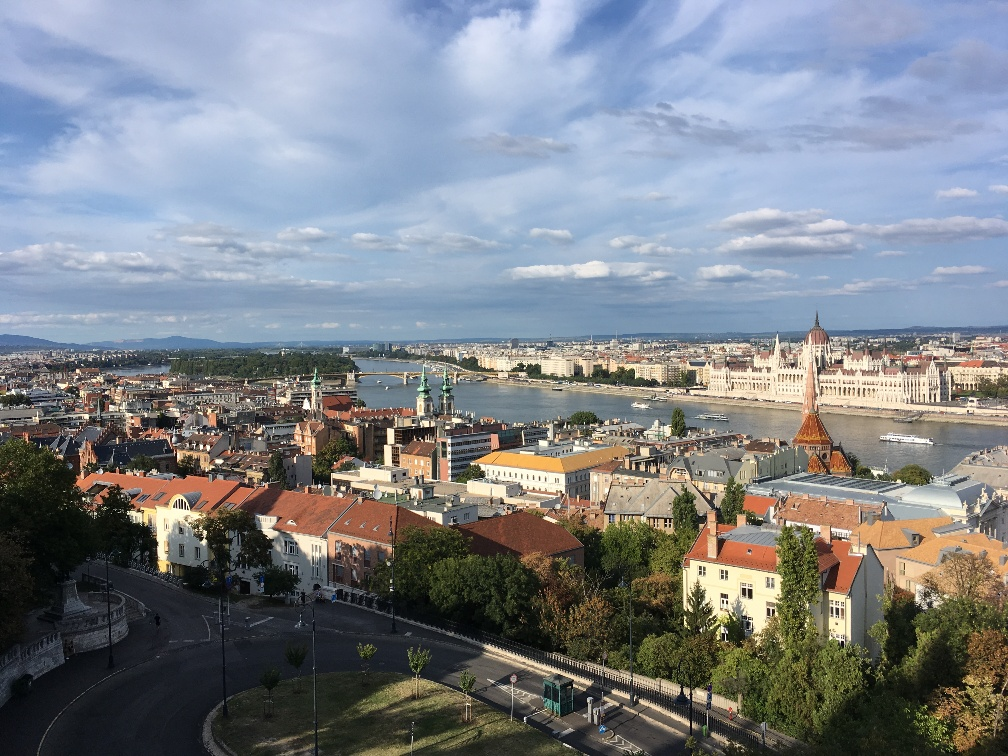
#> input picture MP3/Q1/stitch/left.jpg, 1008 x 756 px
$ jupyter execute Q1_starter.ipynb
#> lines starting #> are read from the running program, lines starting #| are printed output that depends on the picture; after the words box and inside, x2 and y2 are one past the last pixel; in counts of white or black regions, pixels touching at a corner belong together; long printed decimals are rounded
#> in imread, returned value is the input picture: shape (756, 1008, 3); mean R, G, B 125.8, 130.7, 137.1
#> call 2 of imread, with fname = './stitch/right.jpg'
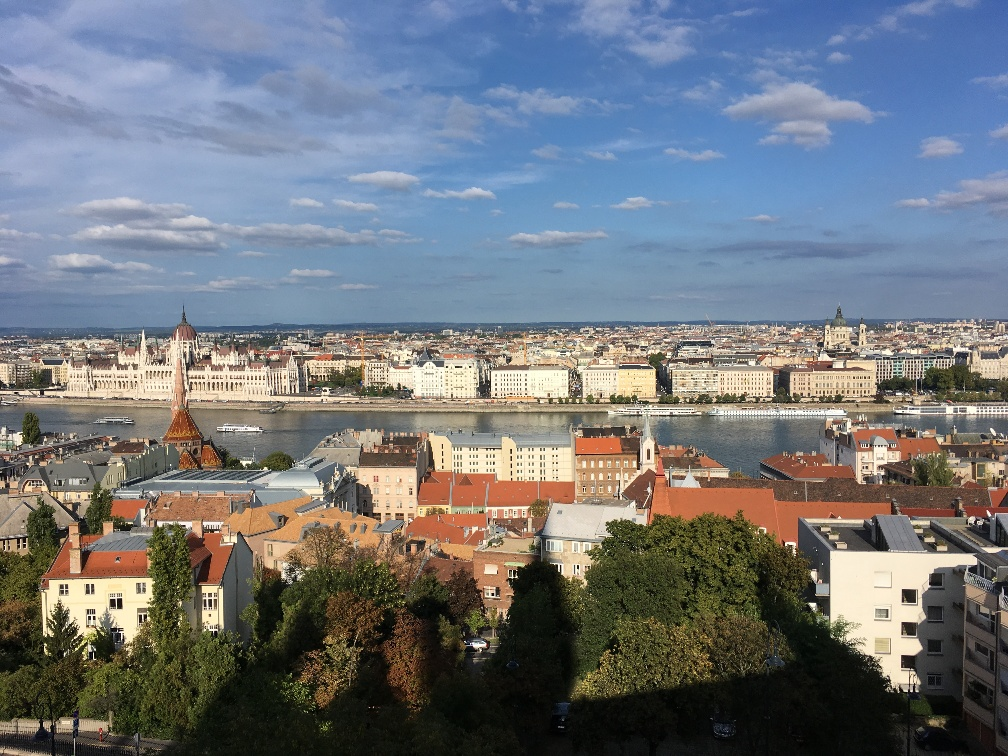
#> input picture MP3/Q1/stitch/right.jpg, 1008 x 756 px
#> in imread, returned value is the input picture: shape (756, 1008, 3); mean R, G, B 113.4, 118.5, 125
# Image Stitching (Python)

## Usage
This code snippet provides an overall code structure and some interactive plot interfaces for the Stitching Pairs of Images section of MP 3. In main function, we outline the required functionalities step by step. Feel free to make modifications on the starter code if it's necessary.

## Package installation
- `opencv`
- `numpy`
- `skimage`
- `scipy`

# Common imports

[cell 1]
import numpy as np
import skimage
import cv2
import matplotlib.pyplot as plt
from scipy.spatial import distance
import scipy

# Helper functions

[cell 2]
def imread(fname):
    """
    read image into np array from file
    """
    return skimage.io.imread(fname)

def imread_bw(fname):
    """
    read image as gray scale format
    """
    return cv2.cvtColor(imread(fname), cv2.COLOR_BGR2GRAY)

def imshow(img):
    """
    show image
    """
    skimage.io.imshow(img)

def get_sift_data(img):
    """
    detect the keypoints and compute their SIFT descriptors with opencv library
    """
    sift = cv2.SIFT_create()
    kp, des = sift.detectAndCompute(img, None)
    return kp, des

def plot_inlier_matches(ax, img1, img2, inliers):
    """
    plot the match between two image according to the matched keypoints
    :param ax: plot handle
    :param img1: left image
    :param img2: right image
    :inliers: x,y in the first image and x,y in the second image (Nx4)
    """
    res = np.hstack([img1, img2])
    ax.set_aspect('equal')
    ax.imshow(res, cmap='gray')

    ax.plot(inliers[:,0], inliers[:,1], '+r')
    ax.plot(inliers[:,2] + img1.shape[1], inliers[:,3], '+r')
    ax.plot([inliers[:,0], inliers[:,2] + img1.shape[1]],
            [inliers[:,1], inliers[:,3]], 'r', linewidth=0.4)
    ax.axis('off')

# Your implementations

[cell 3]
def get_best_matches(img1, img2, num_matches):
#> called with num_matches = 500
    kp1, des1 = get_sift_data(img1)
#> in get_sift_data, `kp, des = sift.detectAndCompute(img, None)`: kp = 3964 keypoints; strongest (x, y, size): (83, 499, 1.9), (201, 447, 2.7), (259, 438, 2.2), (208, 447, 3)
#> kp1 has the same summary as kp in get_sift_data
    kp2, des2 = get_sift_data(img2)
#> in get_sift_data (call 2), `kp, des = sift.detectAndCompute(img, None)`: kp = 4140 keypoints; strongest (x, y, size): (493, 594, 1.9), (89, 618, 2.2), (813, 605, 4.3), (909, 596, 9.7)
#> kp2 has the same summary as kp in get_sift_data
    kp1, kp2 = np.array(kp1), np.array(kp2)

    # Find distance between descriptors in images
    dist = scipy.spatial.distance.cdist(des1, des2, 'sqeuclidean')
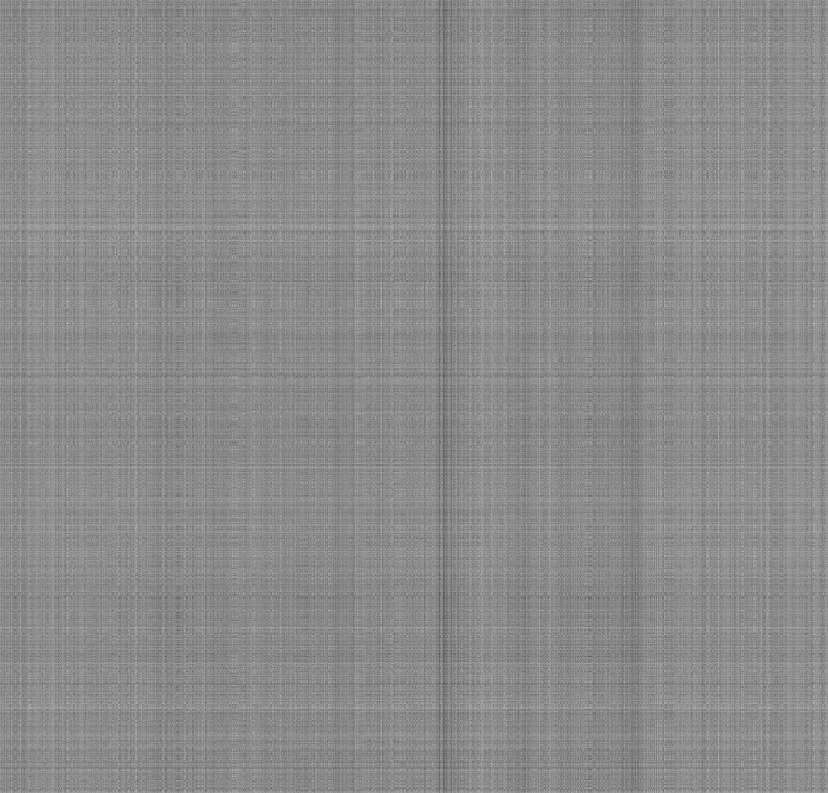
#> dist: shape (3964, 4140) float64 (shown at 1/5 size); min 2350, max 502074, mean 275632.5; drawn with min black and max white

    # Write your code to get the matches according to dist
    # <YOUR CODE>
    sorted_y_ind, sorted_x_ind = np.unravel_index(np.argsort(dist, axis=None), dist.shape)

    # Keep only top-k matches
    top_k = num_matches

    ret_list = []

    for i in range(top_k):
        kp1_x = kp1[sorted_y_ind[i]].pt[0]
        kp1_y = kp1[sorted_y_ind[i]].pt[1]
        kp2_x = kp2[sorted_x_ind[i]].pt[0]
        kp2_y = kp2[sorted_x_ind[i]].pt[1]

        ret_list.append((kp1_x, kp1_y, kp2_x, kp2_y))
#> this loop made 500 passes
#> (kp1_x, kp1_y, kp2_x, kp2_y) on passes 1 to 3: (808.1, 352.4, 175.9, 348.6), (778.8, 240.3, 141.8, 232.4), (825.2, 325, 192, 320.6)
#> after the loop, ret_list = 500 items, first 6: (808.1, 352.4, 175.9, 348.6), (778.8, 240.3, 141.8, 232.4), (825.2, 325, 192, 320.6), (760.8, 239.1, 120.7, 229.4), (760.4, 236, 120.7, 226.1), (808.1, 352.4, 175.9, 348.6)

    data = np.array(ret_list)
#> data = 500 rows, first 6: [808.1, 352.4, 175.9, 348.6], [778.8, 240.3, 141.8, 232.4], [825.2, 325, 192, 320.6], [760.8, 239.1, 120.7, 229.4], [760.4, 236, 120.7, 226.1], [808.1, 352.4, 175.9, 348.6]

    return data

def ransac(data, trials=100):
    """
    write your ransac code to find the best model, inliers, and residuals
    """
    best_inliners_num = 0
    best_H = None
    best_error = None

    for iter_t in range(trials):
        selected_idx = np.random.choice(np.arange(data.shape[0]), size=(4,), replace=False)

        kp1_subset = data[selected_idx, :2]
        kp2_subset = data[selected_idx, 2:]

        estimated_H = compute_homography(kp1_subset, kp2_subset)

        estimated_point = np.append(data[:, :2], np.ones((data.shape[0], 1)), axis=1) @ estimated_H.T
        estimated_point[:,:] = estimated_point[:,:] / estimated_point[:,2:]
        estimated_point = estimated_point[:,:2]

        pixel_dist = np.sum(np.square(estimated_point - data[:, 2:]), axis=1)

        inliers_cnt = np.sum(pixel_dist < 10)

        if inliers_cnt > best_inliners_num:
            best_inliners_num = inliers_cnt
            best_H = estimated_H
            best_error = pixel_dist

    return best_H, best_inliners_num, best_error

def compute_homography(pts1, pts2):
    '''
    pts1 and pts2 are 4x2 matrices for 4 points in homogeneous
    coordinates.

    Output: H s.t. pts2~=H@pts1
    '''
    n_pts = 4

    A = np.zeros((n_pts * 2, 9))

    for i in range(n_pts * 2):
        ptr_idx = i // 2
        if i % 2 == 0:
            # even row
            A[i, 0] = -pts1[ptr_idx, 0]
            A[i, 1] = -pts1[ptr_idx, 1]
            A[i, 2] = -1

            A[i, 6] = pts1[ptr_idx, 0] * pts2[ptr_idx, 0]
            A[i, 7] = pts1[ptr_idx, 1] * pts2[ptr_idx, 0]
            A[i, 8] = pts2[ptr_idx, 0]
        else:
            # odd rows
            A[i, 3] = -pts1[ptr_idx, 0]
            A[i, 4] = -pts1[ptr_idx, 1]
            A[i, 5] = -1
            A[i, 6] = pts1[ptr_idx, 0] * pts2[ptr_idx, 1]
            A[i, 7] = pts1[ptr_idx, 1] * pts2[ptr_idx, 1]
            A[i, 8] = pts2[ptr_idx, 1]

    u, s, vh = np.linalg.svd(A)
    H = vh[-1]

    return H.reshape((3, 3))

def warp_images(img1, img2, best_H):
    """
    write your code to stitch images together according to the homography

    Assume img2 is to the right of img1
    """
    canvas_width = img1.shape[1] + img2.shape[1]
    canvas_height = img1.shape[0] + img2.shape[0]
    img2_T = np.array([[1, 0, img1.shape[1]], [0, 1, 0], [0, 0, 1]]).astype(float)

    print(img1.shape)
    print(img2.shape)
    print(img2_T.shape)
    print(len(best_H))
    # TO DO: warp and blend the two images
    projected_img1 = cv2.warpPerspective(img1, img2_T @ best_H, (canvas_width, canvas_height))
    projected_img2 = cv2.warpPerspective(img2, img2_T, (canvas_width, canvas_height))

    empty_idx = (np.sum(projected_img2 == 0, axis=2) == 3)
    canvas = projected_img2.copy()
    canvas[empty_idx,:] = projected_img1[empty_idx,:]

    return canvas

# Main functions

#### Load images

[cell 4]
img1 = imread('./stitch/left.jpg')
img2 = imread('./stitch/right.jpg')

#### Part (3) compute and display the initial SIFT matching result

[cell 5]
data = get_best_matches(img1, img2, 500)
fig, ax = plt.subplots(figsize=(20,10))
plot_inlier_matches(ax, img1, img2, data)
#> in plot_inlier_matches, `res = np.hstack([img1, img2])`:
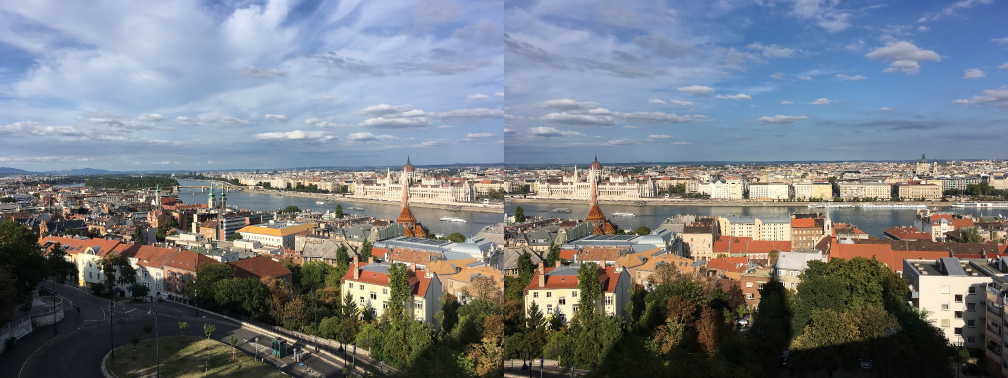
#> res: shape (756, 2016, 3) (shown at 1/2 size); mean R, G, B 119.6, 124.6, 131.1
fig.savefig('sift_match.pdf', bbox_inches='tight')
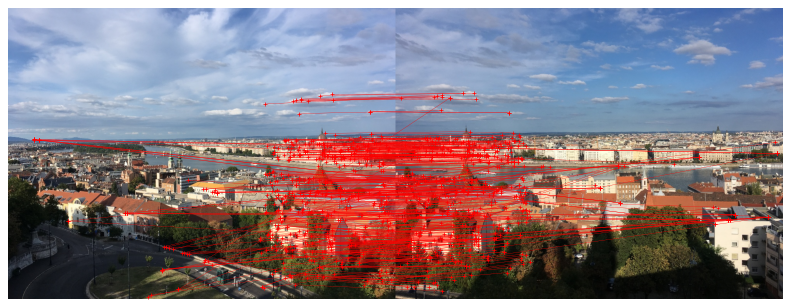
#> figure drawn by matplotlib, 1 panel

#### Part (4) performn RANSAC to get the homography and inliers

[cell 6]
# display the inlier matching, report the average residual
# <YOUR CODE>
best_H, max_inliers, best_model_errors = ransac(data)
#> the loop in ransac, `for iter_t in range(trials):` made 100 passes
#> (kp1_subset, kp2_subset, inliers_cnt, best_inliners_num) on pass 7: ([[809.7, 389.7], [763.7, 524], [858.9, 551], [734.9, 348.6]], [[178.7, 386], [132.9, 528.5], [230, 539.8], [94.82, 344.5]], 346, 346)
#> (inliers_cnt, best_inliners_num) on passes 1, 2, 9: (17, 17), (49, 49), (415, 415)
#> after the loop in ransac, `for iter_t in range(trials):`: best_error = 500 values, max 6831573.3 at index 233, min 1.19e-20 at index 442, mean 211557.7; best_inliners_num = 415
#> best_H = [[-0.00145, -3.49e-05, 0.962], [-0.000329, -0.00126, 0.274], [-9.8e-07, -9.34e-09, -0.000455]]; max_inliers = 415; best_model_errors has the same summary as best_error in ransac
print("Median residual:", np.median(best_model_errors))
#| Median residual: 0.6912
print("Average residual:", np.average(best_model_errors))
#| Average residual: 211557.691
print("Inliers:", max_inliers)
#| Inliers: 415
# fig.savefig('ransac_match.pdf', bbox_inches='tight')

#### Part (5) warp images to stitch them together

[cell 7]
# display and report the stitching results
im = warp_images(img1, img2, best_H)
#| (756, 1008, 3)
#| (756, 1008, 3)
#| (3, 3)
#| 3
#> in warp_images, `empty_idx = (np.sum(projected_img2 == 0, axis=2) == 3)`:
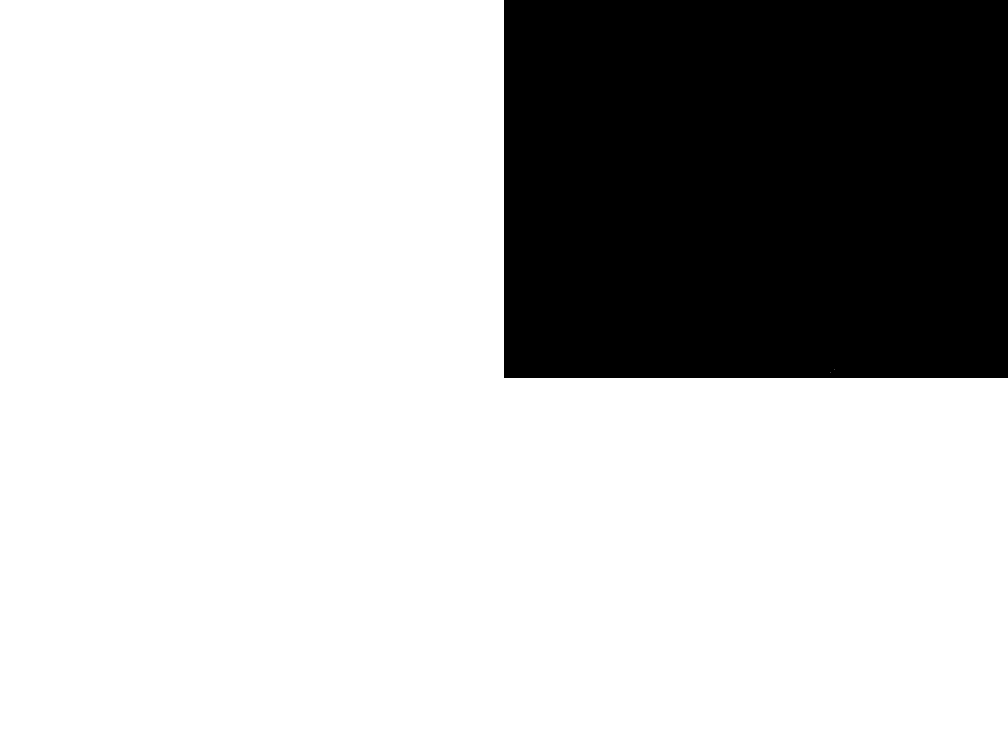
#> empty_idx: shape (1512, 2016) bool (shown at 1/2 size); 75% white; 1 black region, box (x1, y1, x2, y2) and area: (1008, 0, 2016, 756) 762046
#> in warp_images, `canvas[empty_idx,:] = projected_img1[empty_idx,:]`:
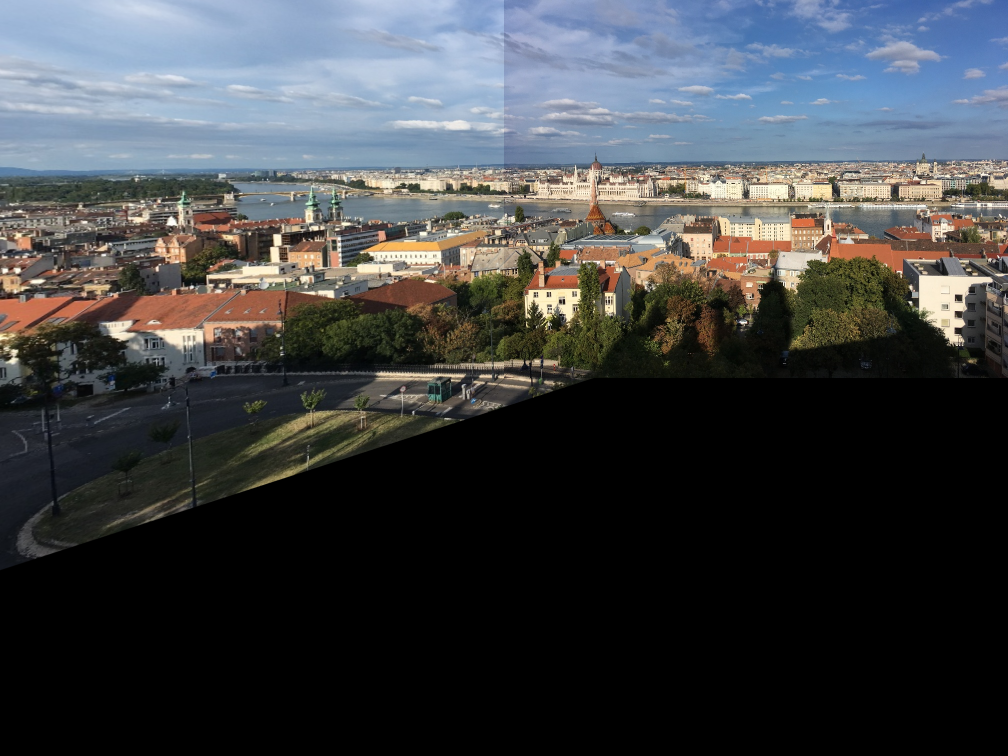
#> canvas: shape (1512, 2016, 3) (shown at 1/2 size); mean R, G, B 63.9, 66.4, 69.1
# Manual cropping
im = im[:img2.shape[0]]
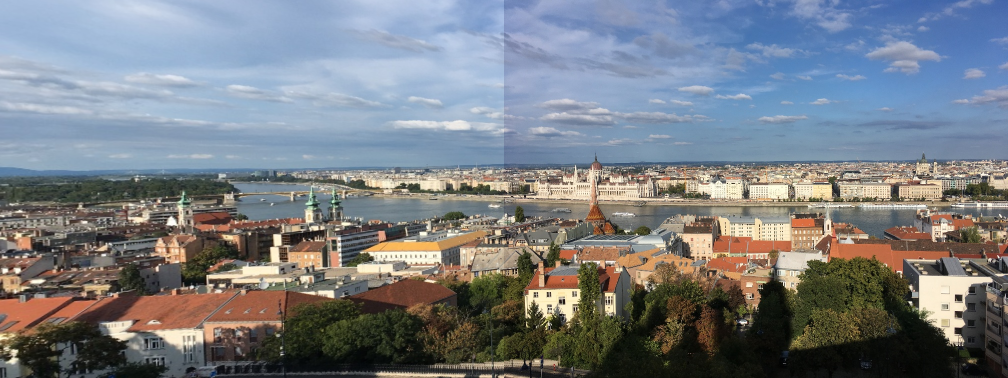
#> im: shape (756, 2016, 3) (shown at 1/2 size); mean R, G, B 121.1, 125.8, 131.6
plt.imshow(im)
plt.show()
cv2.imwrite('stitched_images.jpg', im[:,:,::-1]*255.,
            [int(cv2.IMWRITE_JPEG_QUALITY), 90])
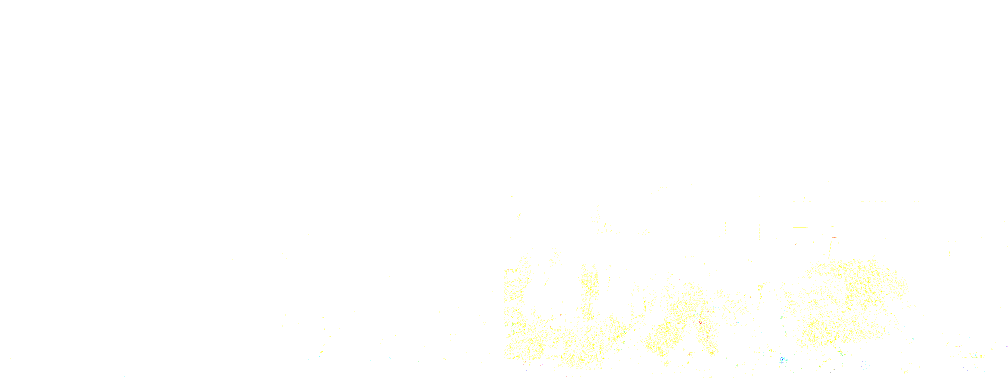
#> saved as stitched_images.jpg: shape (756, 2016, 3) (shown at 1/2 size); mean B, G, R 253.7, 255, 255
#> Out = True
